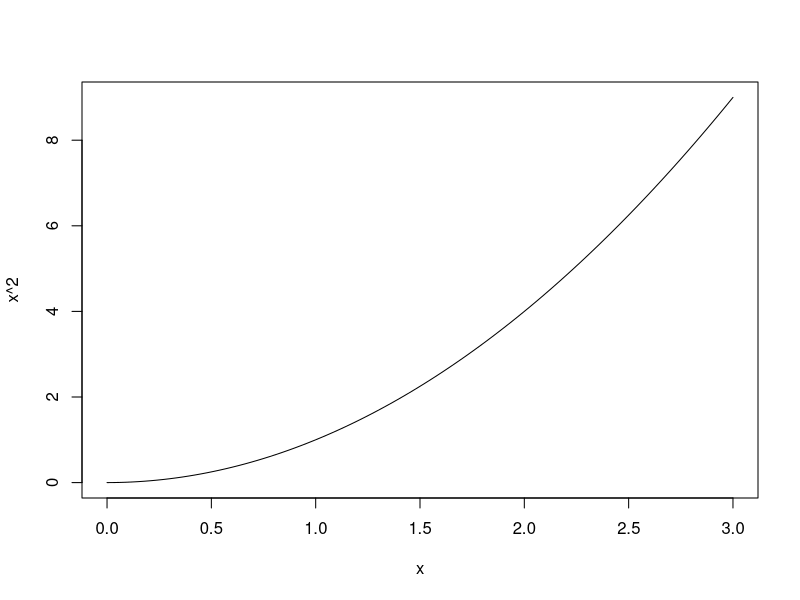
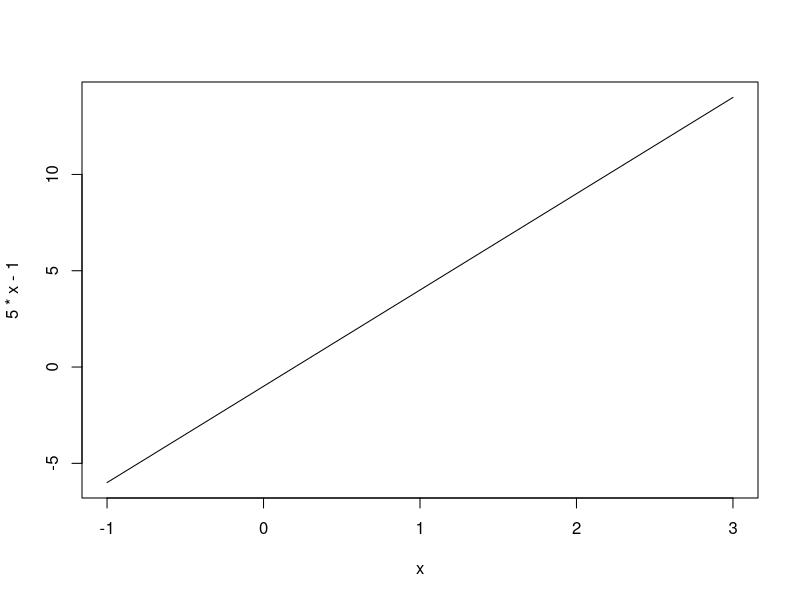
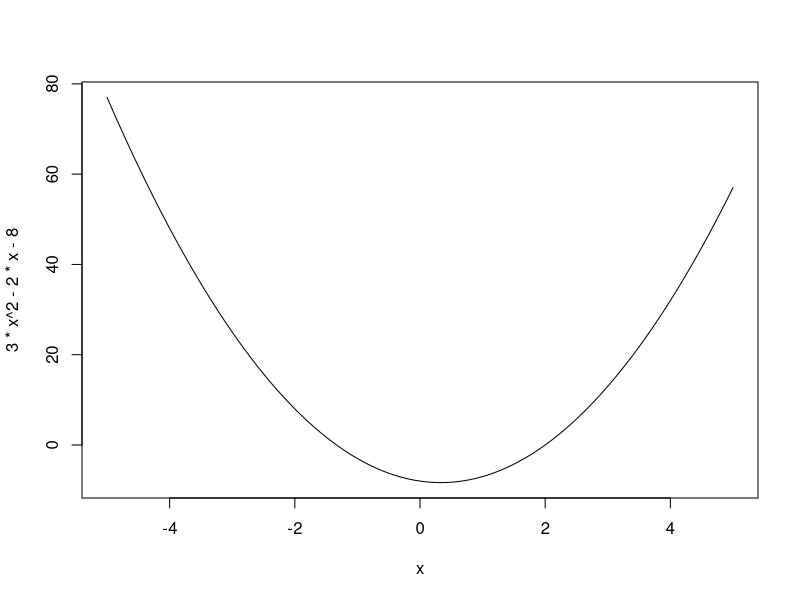
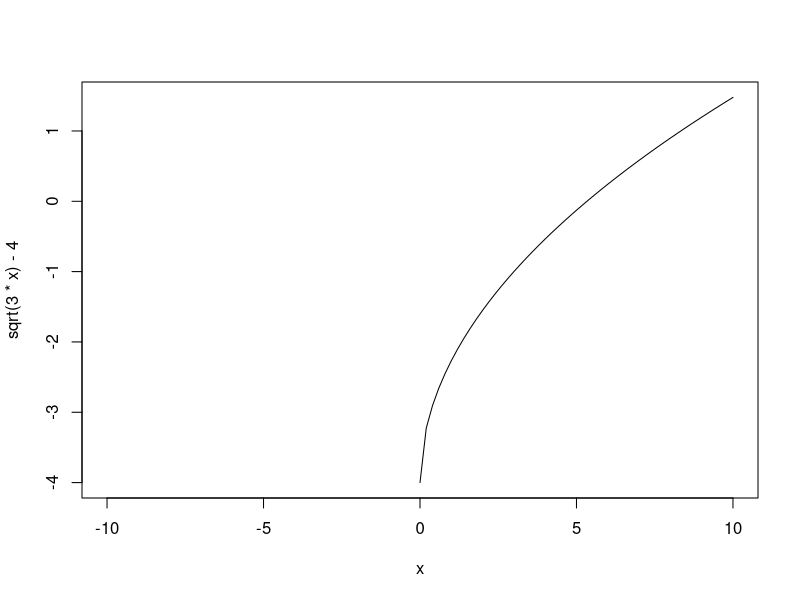
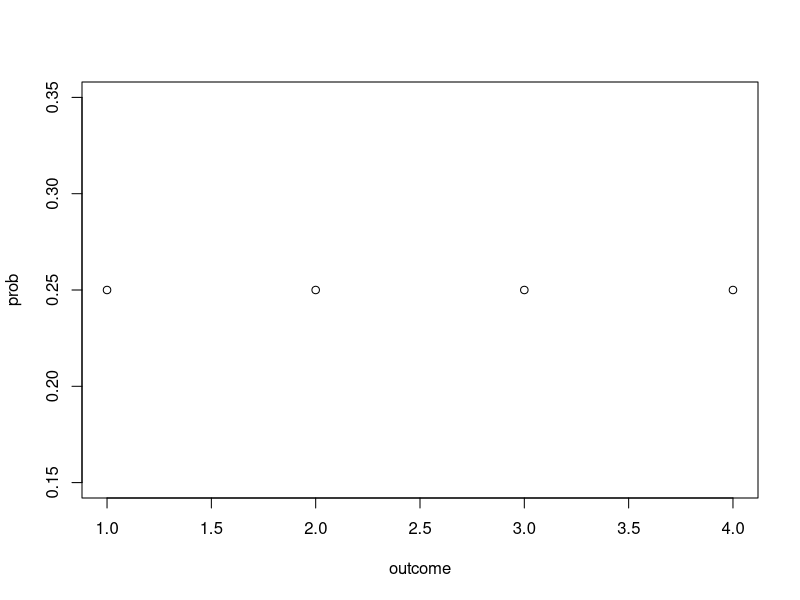
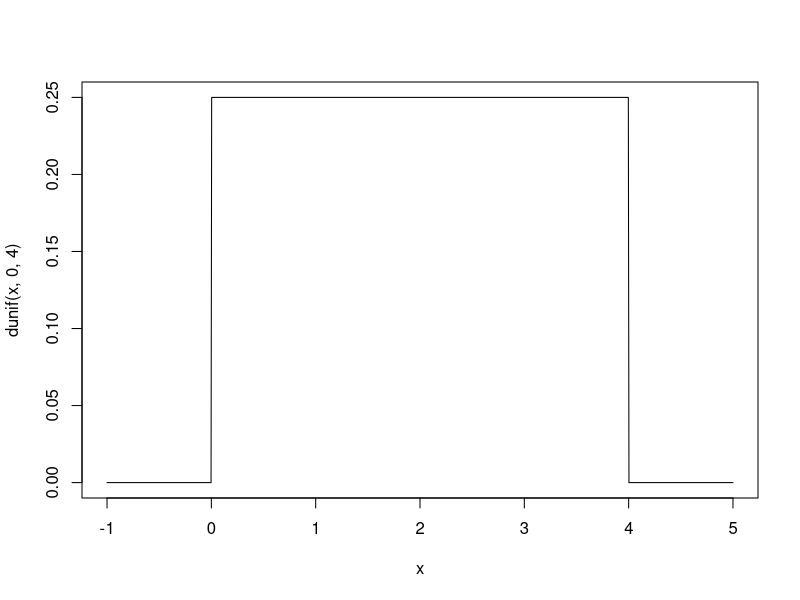
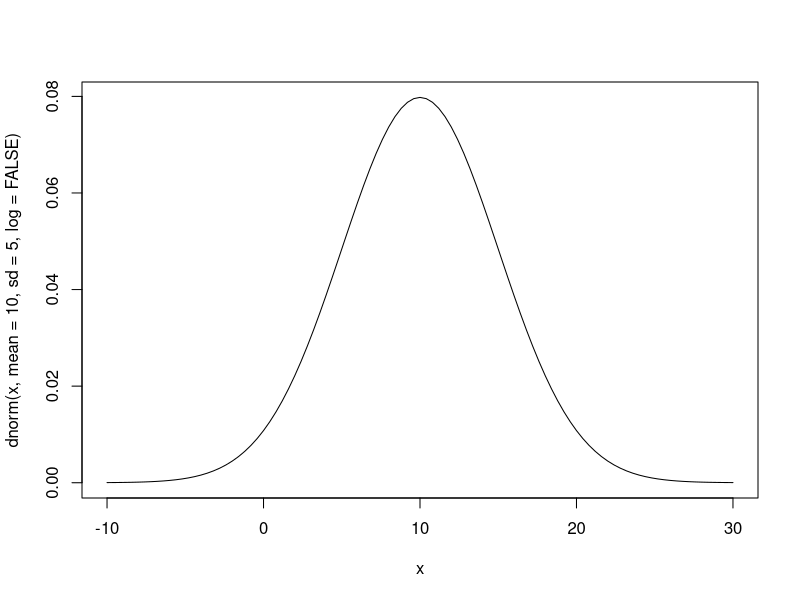

Source code (R) for these figures, in order:
## ---- chunk 1
curve(x^2, 0, 3)
## ---- chunk 2
curve(5*x-1, -1, 3) #the expression is zero around .2
curve(3*x^2 - 2*x - 8, -5, 5) # the expression is zero around -1 and 2
curve(sqrt(3*x) - 4, -10, 10) # the expression is zero around 5
## ---- chunk 3
outcome = seq(1, 4)
prob = rep(0.25, 4)
plot(outcome, prob)
## ---- chunk 4
curve(dunif(x, 0, 4), -1, 5, n = 1000)

## ---- chunk 5
runif(10, -1, 1)
## ---- chunk 6
curve(dnorm(x, mean = 10, sd = 5, log = FALSE), -10, 30)
samp = rnorm(10, mean = 10, sd = 5)
abs(mean(samp) - 10)
abs(sd(samp) - 5)
#After I run the code the second time, I discovered that the sample mean and standard deviation change a little, #which means the sampled points are not exactly the same.
## ---- chunk 7
set.seed(93)
samp = rnorm(1000, mean = 10, sd = 5)
mean(samp)
sd(samp) # they do not change, as all data are fixed 
sum(samp > 8) # there are 668
## ---- chunk 8

simulation <- function(n) {
   x_cor = runif(n, -1, 1)
   y_cor = runif(n, -1, 1)
   return ( 4 * sum((x_cor ** 2 + y_cor ** 2) < 1) / n )
}

simulation(10)
simulation(100)
simulation(1000)
simulation(10000)
simulation(100000)
simulation(1000000)
